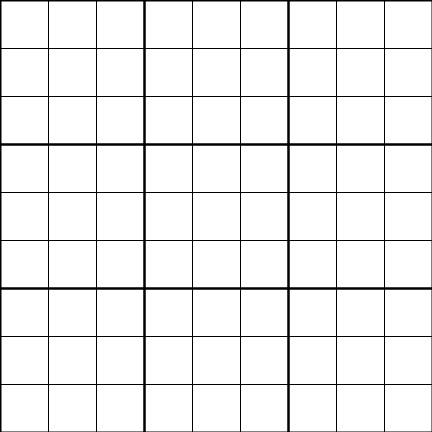
Frame 1 (no input)
Frame 60 (the mouse pressed at the canvas centre just before this capture): identical to frame 1, image omitted
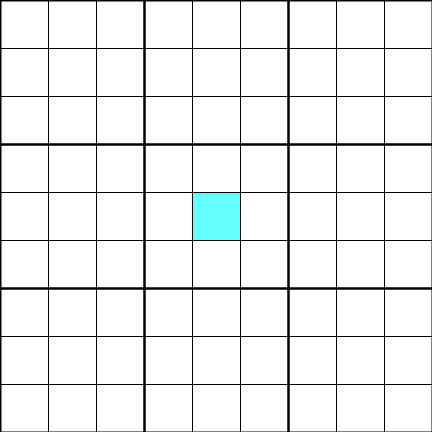
Frame 120 (the mouse held since frame 60 and released just before this capture)

The Processing sketch that drew these frames (run headless with seeded random() and noise(); from frame 60 on, the mouse is pressed at the canvas centre):

// Processing sketch: SudokuSolver
// ── SudokuSolver.pde
final int scl = 48;

int[][] numbers;

int sX, sY;

void setup() {
  reset();
  textAlign(CENTER, CENTER);
  textSize(24);
}

void reset() {
  numbers = new int[9][9];
  sX = -1; 
  sY = -1;
}

void settings() {
  size(scl * 9, scl * 9);
}

void draw() {
  doEvents();
  drawGraphics();
}

void doEvents() {
  //println(frameRate);

  if (mousePressed) {
    sX = mouseX / scl;
    sY = mouseY / scl;
  }
}

boolean isPossible(int x, int y, int n) {
  for (int j = 0; j < 9; j++) {
    if (numbers[j][y] == n) return false;
  }

  for (int k = 0; k < 9; k++) {
    if (numbers[x][k] == n) return false;
  }

  int boxX = (int)(x / 3) * 3;
  int boxY = (int)(y / 3) * 3;
  
  
  for (int j = boxX; j < boxX + 3; j++) {
    for (int k = boxY; k < boxY + 3; k++) {
      if (numbers[j][k] == n) return false;
    }
  }
  

  return true;
}

void keyPressed() {
  if (sX != -1 && (int)keyCode >= 48 && (int)keyCode < 58) {
    numbers[sX][sY] = (int)keyCode - 48;
  }

  if (keyCode == ' ') {
    
    for (int x = 0; x < 9; x++) {
      for (int y = 0; y < 9; y++) {
        solveNumber(x, y);
      }
    }
  } else if (keyCode == RIGHT){
    sX++;
  } else if (keyCode == LEFT){
    sX--;
  } else if (keyCode == DOWN){
    sY++;
  } else if (keyCode == UP){
    sY--;
  }
  
  if (sX > 8) sX = 8;
  else if (sX < 0) sX = 0;
  
  if (sY > 8) sY = 8;
  else if (sY < 0) sY = 0;
  
  if (keyCode == 'R'){
    reset();
  }
  
  
}

void solveNumber(int x, int y) {  
  if (numbers[x][y] != 0) return;
  
  int p = -1;

  for (int n = 1; n <= 9; n++) {
    boolean iP = isPossible(x, y, n);

    if (iP) {
      if (p != -1) {
        p = -1;
        break;
      }

      p = n;
    }
  }

  if (p != -1) numbers[x][y] = p;
}

void drawGraphics() {

  strokeWeight(1);

  for (int x = 0; x < 9; x++) {
    for (int y = 0; y < 9; y++) {
      if (sX == x && sY == y) {
        fill(100, 255, 255);
      } else {
        fill(255);
      }

      rect(x * scl, y * scl, scl, scl);

      fill(0);
      if (numbers[x][y] != 0) text(numbers[x][y], (x + 0.5) * scl, (y + 0.5) * scl);
    }
  }

  noFill();
  strokeWeight(2);

  for (int x = 0; x < 3; x++) {
    for (int y = 0; y < 3; y++) {
      rect(x * scl * 3, y * scl * 3, scl * 3, scl * 3);
    }
  }
}
